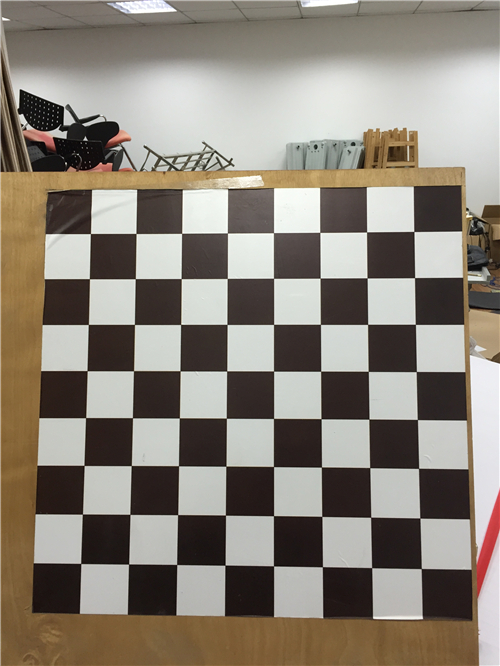
//> input picture CameraCalibration/exe/chessboards/IMG_4914.JPG, 500 x 666 px
$ ./HarrisDetector ../CameraCalibration/exe/chessboards/IMG_4914.JPG 2 3   (built with g++ and OpenCV 4)
//> lines starting //> are read from the running program, lines starting //| are printed output that depends on the picture
#include <iostream>
#include <stdio.h>
#include <stdlib.h>
#include "highgui.h"
#include "cv.h"

using namespace cv;
using namespace std;

/// Global variables
Mat src, src_gray, dst_norm;
int thresh = 87;
int max_thresh = 255;

char* source_window = "SourceImage";
char* corner_response_window = "CornerResponse";
char* LambdaMin_window = "LambdaMin";
char* LambdaMax_window = "LambdaMax";
char* Final_window = "FinalImage";
string path;
char* pic;

/// Function header
void HarrisDetector(double k, int Aperture_size);
void Show(char * name, Mat m);
void CornerResponse( int, void* );

int main( int argc, char** argv )
{
	/// Load source image and convert it to gray
	pic = argv[1];
	src = imread( pic, 1 );
//> src is the input picture: 666 rows x 500 cols, CV_8UC3; mean B, G, R 120.7, 131.3, 139.1
	cvtColor( src, src_gray, COLOR_BGR2GRAY );
	//图片存储路径
	path = argv[1];
	for (int i = path.length()-1; i >= 0; i--)
	if (argv[1][i] == '\\')
	{
		path.erase(i+1, path.length()-1-i);
		break;
	}
	//显示原图
	Show( source_window, src );

	double k = 0.04;
	int Aperture_size = 3;
	if (argc > 2) k = atof(argv[2]);
	if (argc == 4) Aperture_size = atoi(argv[3]);
	HarrisDetector(k, Aperture_size);

	waitKey(0);
	return(0);
}

//初始化矩阵
void Init(Mat* m)
{
	*m = Mat::zeros( src.size(), CV_32F );
}

//判断局部最大值
bool LocalMax(int x, int y, Mat m)
{
	//区域尺寸
	int size = 5;
	for (int i = -size; i <= size; i++)
	{
		int xx = x + i;
		if (xx >= 0 && xx < m.rows)
			for (int j = -size; j <= size; j++)
			{
				int yy = y + j;
				if (yy >= 0 && yy < m.cols)
					if (m.at<float>(x,y) < m.at<float>(xx,yy))
						return false;
			}
	}
	return true;
}

void Norm(Mat *m1, Mat *m2, Mat *m3)
{
	//归化到0~255
	normalize(*m1, *m2, 0, 255, NORM_MINMAX, CV_32F, Mat() );
	//转换成8位无符号整型
	convertScaleAbs(*m2, *m3);
}

void Show(char * name, Mat m)
{
	//创建窗口
	namedWindow( name, WINDOW_AUTOSIZE );
	//显示图片
	imshow( name, m );
	//保存图片
	imwrite(path+name+".jpg", m );
}

void CornerResponse( int, void* )
{
	Mat src2 = imread( pic, 1 );

	//在值较大的角点处做标记
	for( int i = 0; i < dst_norm.rows ; i++ )
      for( int j = 0; j < dst_norm.cols; j++ )
		if( dst_norm.at<float>(i,j) + 0.5 > thresh )
		{
			//判断R是否是局部的极大值,若是，则在原图上标记
			if (LocalMax(i,j,dst_norm)) circle(src2, Point(j, i), 2, cvScalar(0, 0, 255), -1, 8, 0 );
		}
	//显示图片
	imshow( Final_window, src2 );
	//保存图片
	imwrite(path+Final_window+".jpg", src2 );
}

void HarrisDetector(double k, int Aperture_size)
{
//> called with k = 2, Aperture_size = 3
	/// Detector parameters
	int blockSize = 3;
	int depth = src_gray.depth();
//> depth = 0
    double scale = (double)(1 << (Aperture_size - 1)) * blockSize;
    if( depth == CV_8U )
        scale *= 255.;
    scale = 1./scale;

	Mat lx, ly;
	//用Sobel算子求一阶差分
    Sobel( src_gray, lx, CV_32F, 1, 0, Aperture_size, scale, 0, BORDER_DEFAULT );
    Sobel( src_gray, ly, CV_32F, 0, 1, Aperture_size, scale, 0, BORDER_DEFAULT );

	Mat l[3], lam1, lam2;
	Mat dst, dst_norm_scaled;
	for (int i = 0; i < 3; i++) Init(&l[i]);
	Init(&lam1);
	Init(&lam2);
	Init(&dst);

	//得到矩阵元素
	for (int i = 0; i < lx.rows; i++)
		for (int j = 0; j < lx.cols; j++)
		{
			l[0].at<float>(i,j) = lx.at<float>(i,j) * lx.at<float>(i,j);
			l[1].at<float>(i,j) = ly.at<float>(i,j) * ly.at<float>(i,j);
			l[2].at<float>(i,j) = lx.at<float>(i,j) * ly.at<float>(i,j);
		}
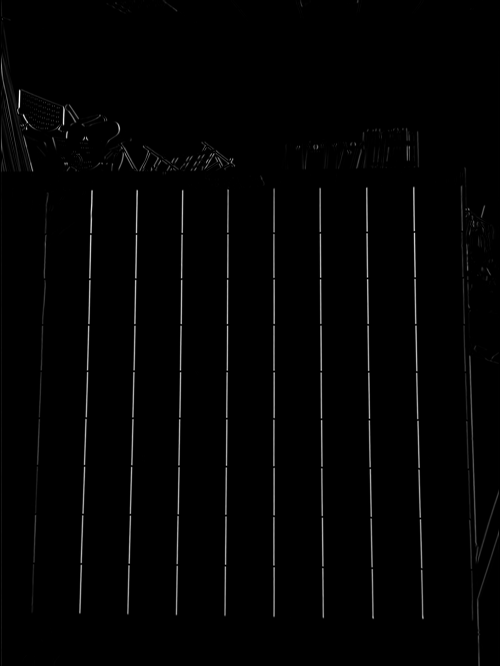
//> l[0]: 666 rows x 500 cols, CV_32FC1; min 0, max 0.0871, mean 0.00111; drawn with min black and max white
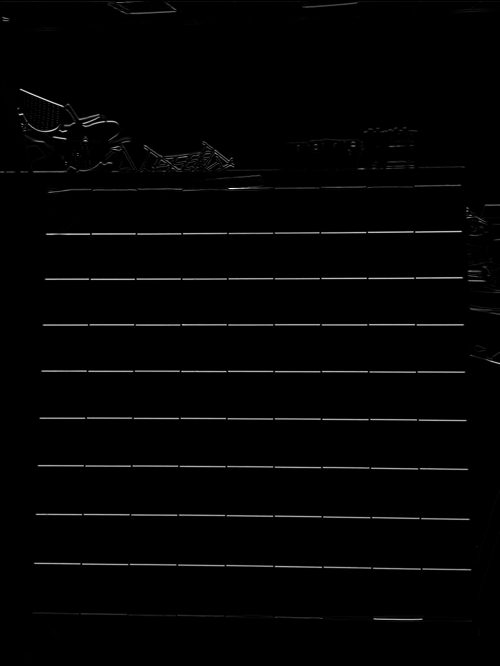
//> l[1]: 666 rows x 500 cols, CV_32FC1; min 0, max 0.0892, mean 0.00113; drawn with min black and max white
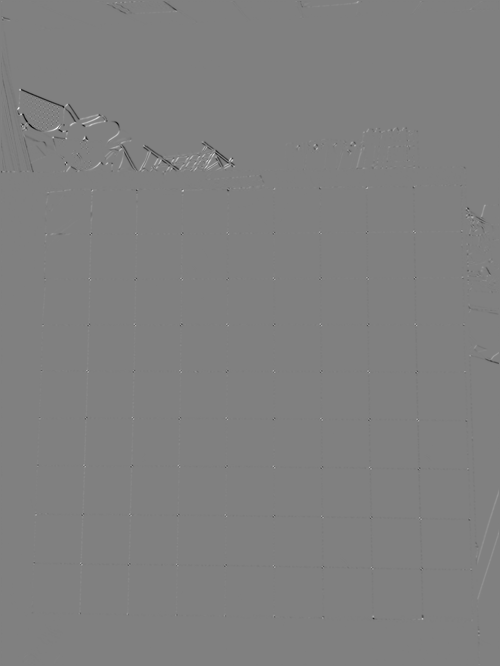
//> l[2]: 666 rows x 500 cols, CV_32FC1; min -0.0398, max 0.0394, mean -1.05e-05; drawn with min black and max white

	//对图形矩阵分别进行高斯滤波
	for (int i = 0; i < 3; i++)
		GaussianBlur(l[i], l[i], Size(blockSize, blockSize), 0, 0, BORDER_DEFAULT);

	for (int i = 0; i < dst.rows; i++)
		for (int j = 0; j < dst.cols; j++)
		{
			//求解特征值所用的delta值
			float del = sqrt(
				pow( l[0].at<float>(i,j) + l[1].at<float>(i,j), 2) -
				4.0 * (l[0].at<float>(i,j) * l[1].at<float>(i,j) -
					pow(l[2].at<float>(i,j), 2) )
				);
			//求解两个特征值lambda
			lam1.at<float>(i,j) = 0.5 * ( l[0].at<float>(i,j) + l[1].at<float>(i,j) + del );
			lam2.at<float>(i,j) = 0.5 * ( l[0].at<float>(i,j) + l[1].at<float>(i,j) - del );
			//利用特征值求解R值
			dst.at<float>(i,j) = (lam1.at<float>(i,j) * lam2.at<float>(i,j))
				- k * pow(lam1.at<float>(i,j) + lam2.at<float>(i,j), 2);
		}
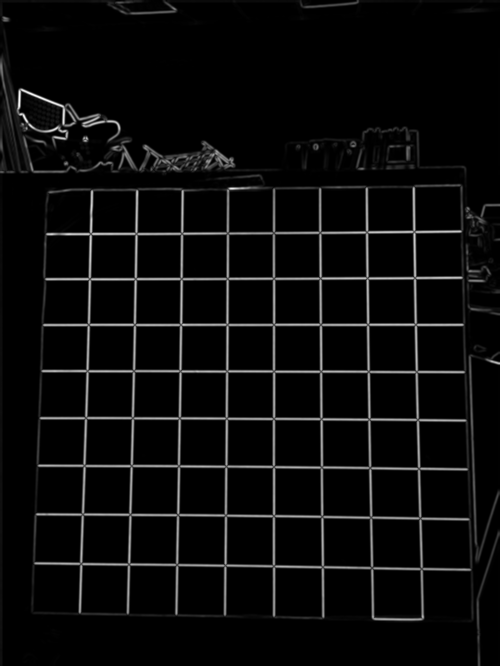
//> lam1: 666 rows x 500 cols, CV_32FC1; 0.03% of the values are NaN or infinite; the others: min 0, max 0.0523, mean 0.00219; drawn with min black, max white, NaN and infinite black
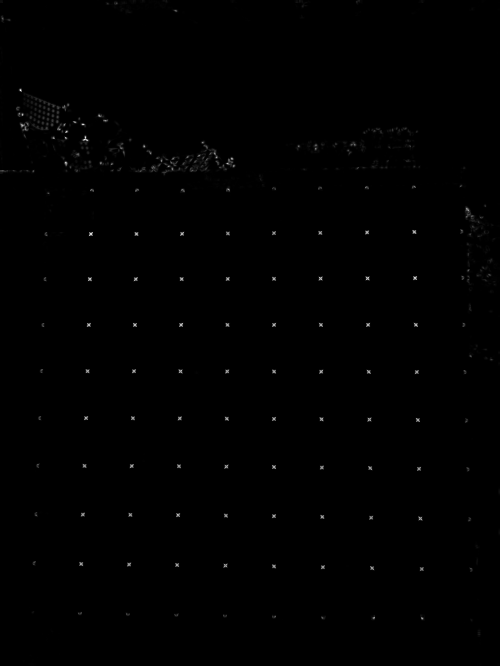
//> lam2: 666 rows x 500 cols, CV_32FC1; 0.03% of the values are NaN or infinite; the others: min -5.68e-14, max 0.0153, mean 4.82e-05; drawn with min black, max white, NaN and infinite black
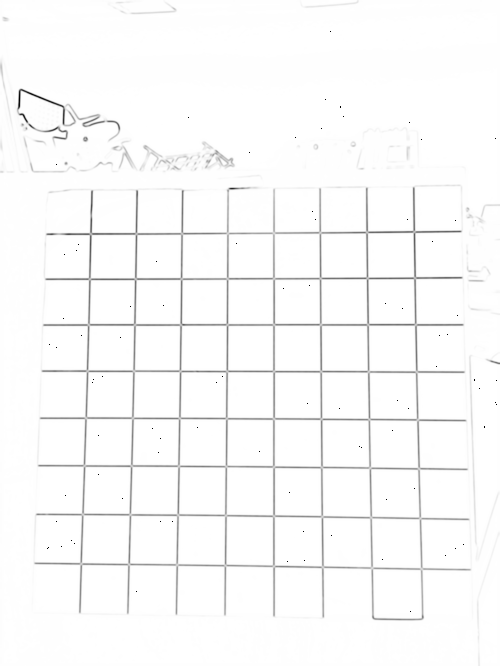
//> dst: 666 rows x 500 cols, CV_32FC1; 0.03% of the values are NaN or infinite; the others: min -0.00547, max 0, mean -0.000102; drawn with min black, max white, NaN and infinite black

	//Normalizing，将矩阵的值归化到0~255，并转换成整型
	Norm(&lam1, &lam1, &lam1);
	Norm(&lam2, &lam2, &lam2);
	Norm(&dst, &dst_norm, &dst_norm_scaled);

	/// Showing the results
	Show( LambdaMax_window, lam1 );
	Show( LambdaMin_window, lam2 );
	Show( corner_response_window, dst_norm_scaled );

	//创建交互进度条，用于调整阈值
	namedWindow( Final_window, WINDOW_AUTOSIZE );
	createTrackbar( "Threshold: ", Final_window, &thresh, max_thresh, CornerResponse );
	CornerResponse(0, 0);
//> after the loop in CornerResponse, `for( int i = 0; i < dst_norm.rows ; i++ )`:
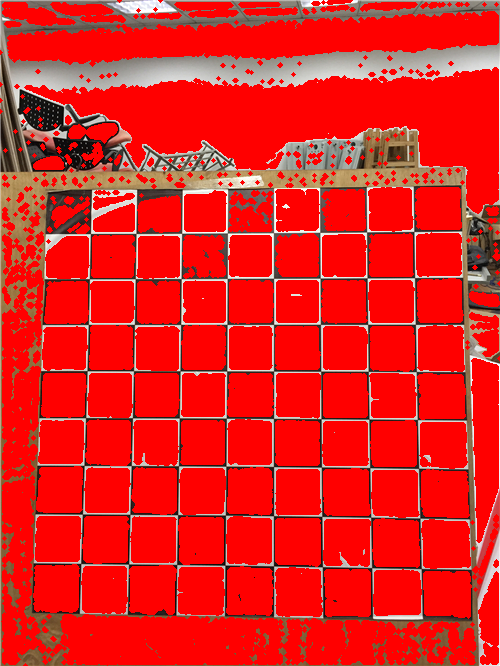
//> src2: 666 rows x 500 cols, CV_8UC3; mean B, G, R 28.6, 32.6, 225.8

}

$ run again, on CameraCalibration/exe/chessboards/IMG_4916.JPG
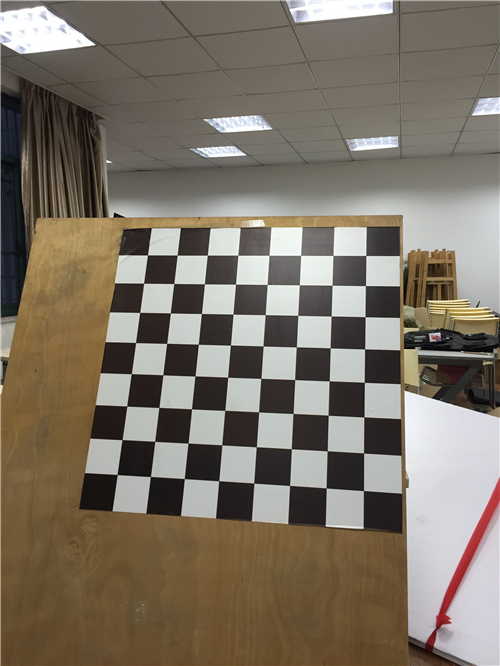
//> input picture CameraCalibration/exe/chessboards/IMG_4916.JPG, 500 x 666 px
//> src is the input picture: 666 rows x 500 cols, CV_8UC3; mean B, G, R 102.6, 115.7, 125.1
//> after the loop in HarrisDetector, `for (int i = 0; i < dst.rows; i++)`:
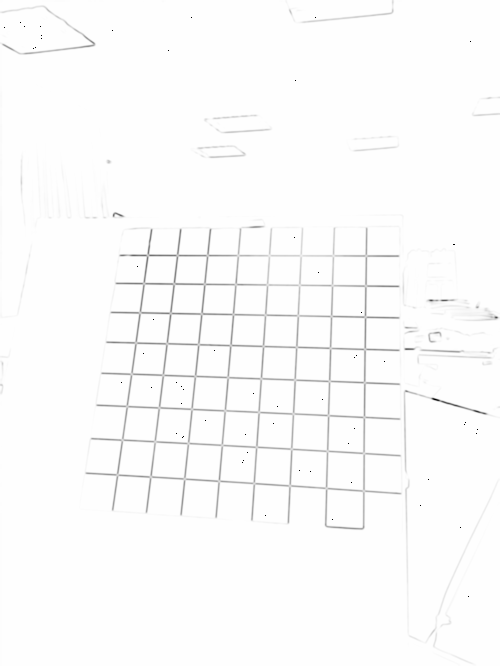
//> dst: 666 rows x 500 cols, CV_32FC1; 0.02% of the values are NaN or infinite; the others: min -0.00609, max 0, mean -6.43e-05; drawn with min black, max white, NaN and infinite black
//> after the loop in CornerResponse, `for( int i = 0; i < dst_norm.rows ; i++ )`:
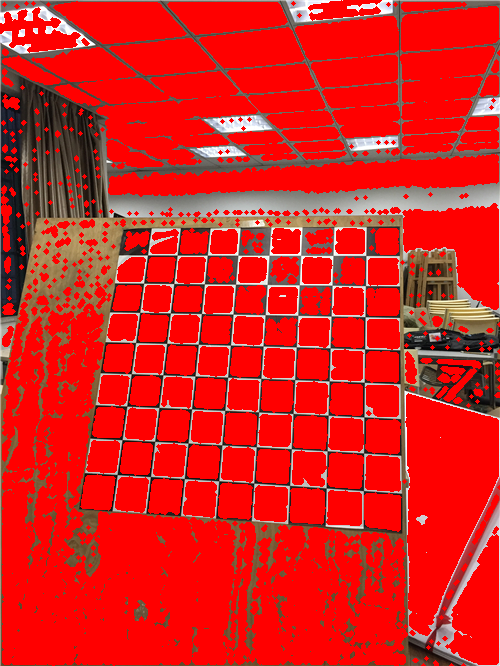
//> src2: 666 rows x 500 cols, CV_8UC3; mean B, G, R 28, 32.1, 216.2

$ run again, on CameraCalibration/exe/chessboards/IMG_4917.JPG
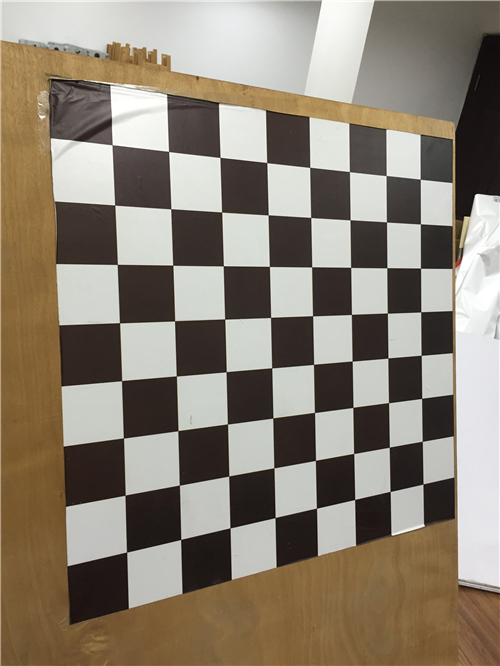
//> input picture CameraCalibration/exe/chessboards/IMG_4917.JPG, 500 x 666 px
//> src is the input picture: 666 rows x 500 cols, CV_8UC3; mean B, G, R 115.8, 130, 139.9
//> after the loop in HarrisDetector, `for (int i = 0; i < dst.rows; i++)`:
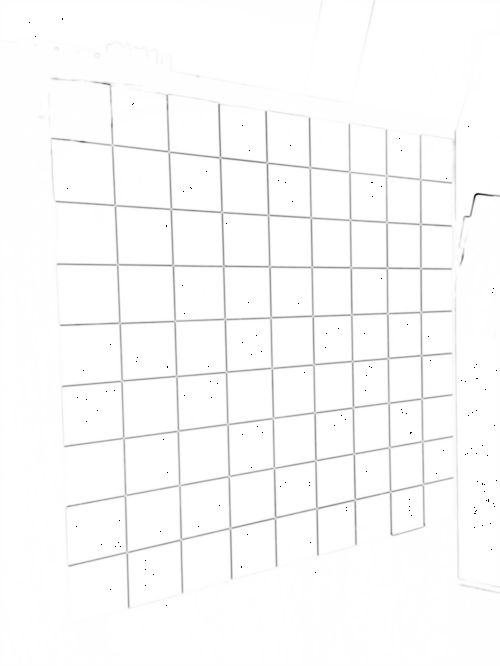
//> dst: 666 rows x 500 cols, CV_32FC1; 0.05% of the values are NaN or infinite; the others: min -0.00738, max 0, mean -9.52e-05; drawn with min black, max white, NaN and infinite black
//> after the loop in CornerResponse, `for( int i = 0; i < dst_norm.rows ; i++ )`:
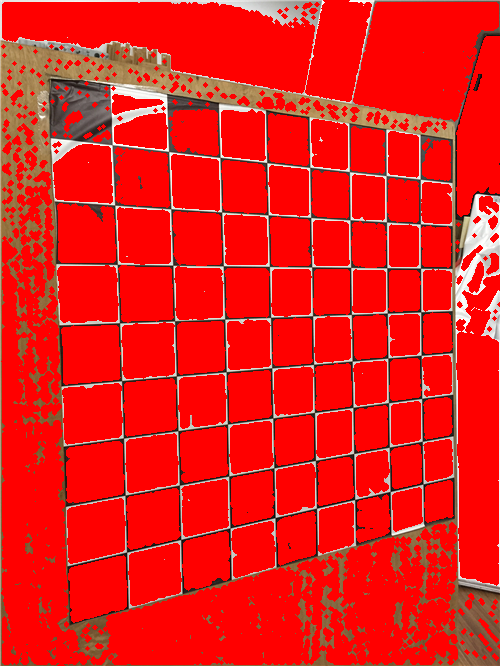
//> src2: 666 rows x 500 cols, CV_8UC3; mean B, G, R 21.8, 26.4, 232.3
